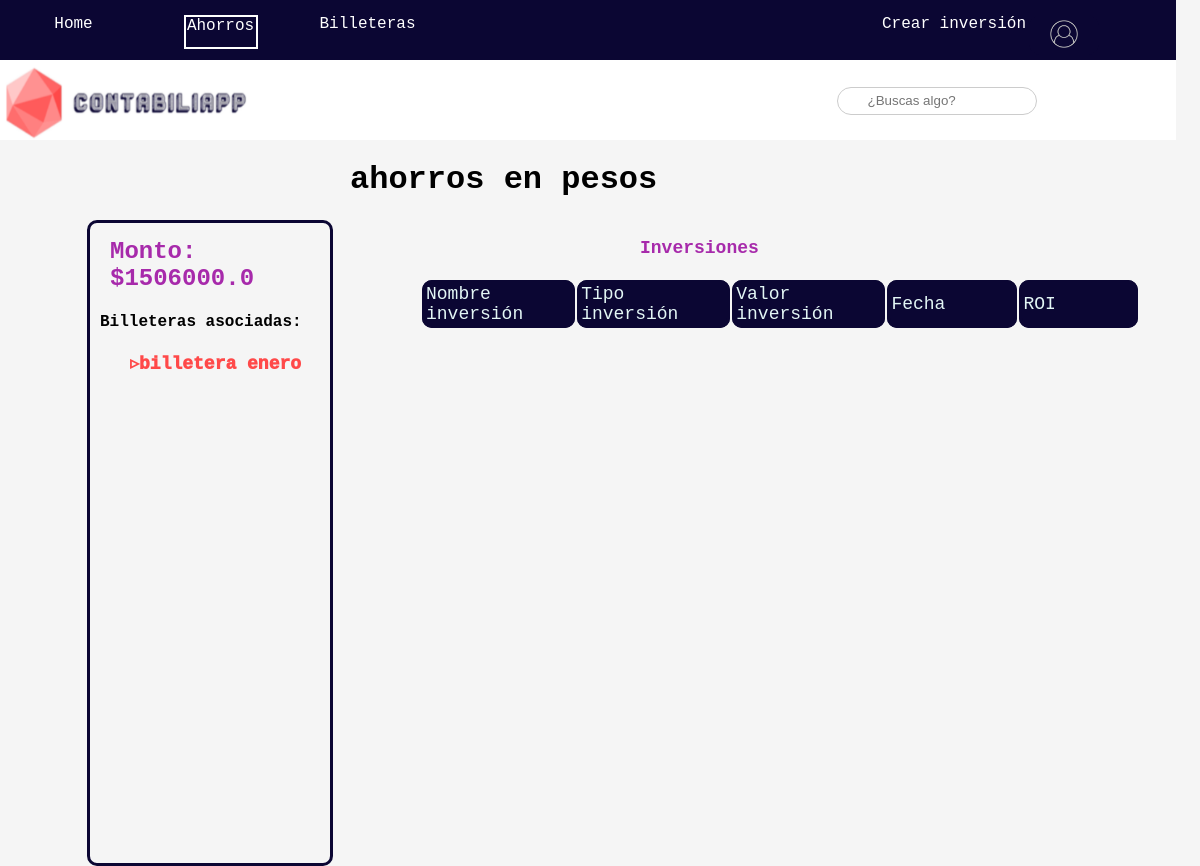
The app's page /ahorros/10 (signed in), older data.
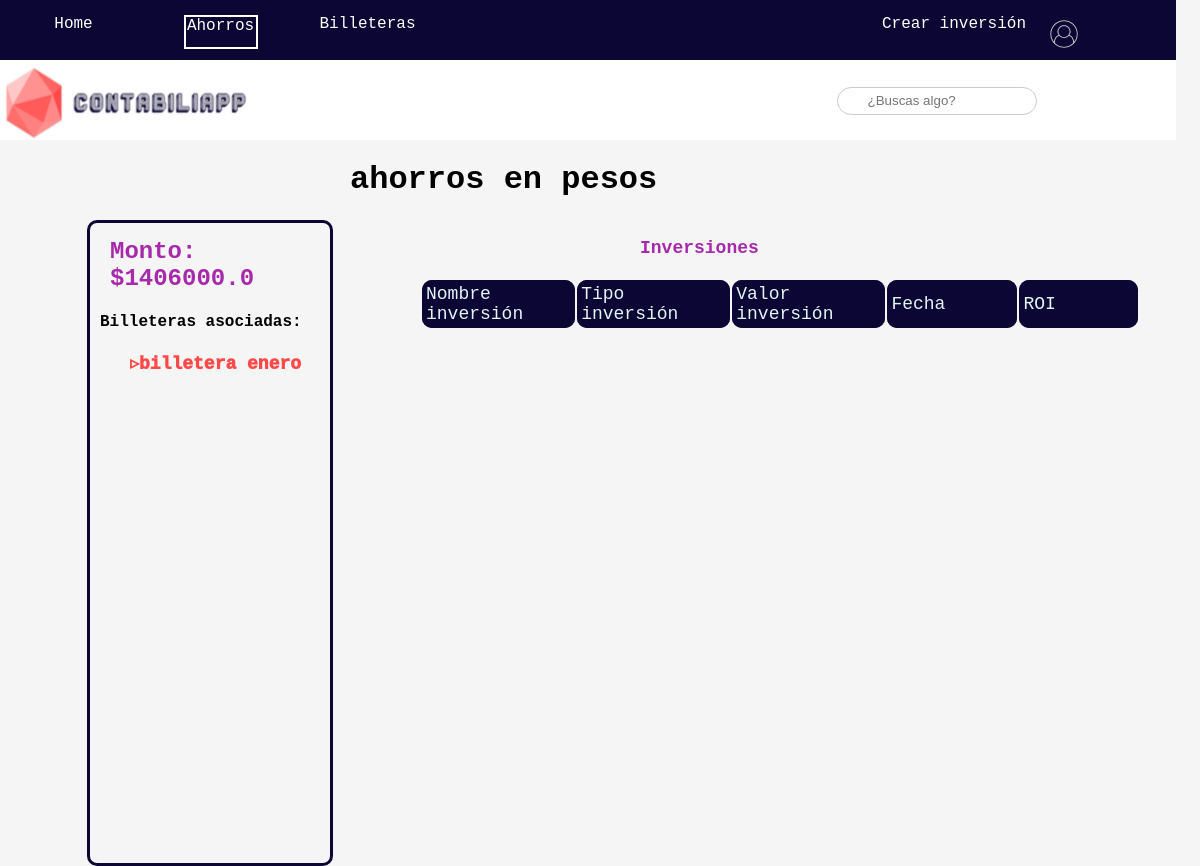
The same page, newer data.
### ahorros/models.py (models this page shows, shortened)
class Ahorro(models.Model):
    nombre_ahorro = models.CharField(max_length = 40)
    fecha_creacion = models.DateTimeField("date published")
    cantidad_dinero = models.FloatField(default = 0)
    usuario_id = models.ForeignKey(User,on_delete=models.CASCADE,default=usuario.pk)

### ahorros/views.py (the view)
# urls.py: path("<int:id_ahorro>",views.ahorro_actual, name="ahorro_actual"),
@login_required(login_url='/home/login')
def ahorro_actual(request,id_ahorro):
    ahorro = Ahorro.objects.get(pk=id_ahorro)
    billeteras_ahorro = Billetera.objects.filter(ahorro_id=id_ahorro)
    inversiones_ahorro = Inversion.objects.filter(ahorro_id=id_ahorro)
    return render(request,'ahorro_actual.html',{'ahorro':ahorro,'billeteras_ahorro':billeteras_ahorro,'inversiones_ahorro':inversiones_ahorro})

### ahorros/templates/ahorro_actual.html (shortened to what this page needs)
{% extends 'main/ahorros_main.html' %}
{% load static %}
{% block link %}<link rel="stylesheet" href= "{% static '/styles/estilos_ahorros.css' %}">{% endblock link %}
    {% block nav_items %}
    <li class="crear"><a href="/ahorros/{{ahorro.pk}}/crear_inversion">Crear inversión</a></li>
    {% endblock nav_items %}
    {% block content %}
    <h1 id="titulo_ahorro_actual">{{ahorro.nombre_ahorro}}</h1>
    <div id="contenido_ahorro_actual">
        <div id="contenedor_info_ahorro">
            <h2 id="monto">Monto: ${{ahorro.cantidad_dinero}}</h2>
            <h4 id="asociadas_subtitulo">Billeteras asociadas:</h4>
            {% if billeteras_ahorro %}
                <ul>
                    {% for billetera in billeteras_ahorro %}
                         <li id="contenedor_billetera_asociada"><a id="link_billetera_asociada" href="/billetera/{{billetera.pk}}">▹{{billetera.nombre_billetera}}</a></li>
                    {% endfor %}
                </ul>
            {% else %}
                <div id="contenedor_sin_billeteras">
                    <a href="/billetera/crear_billetera" id="sin_billeteras2">Sin billeteras. Créalas aquí...</a>
                </div>
            {% endif %}
        </div>
        <div id="contenedor_tabla_inversiones">
            <table>
                <tr id="contenedor_titulo_inversiones">
                    <p id="titulo_inversiones">Inversiones</p>
                </tr>
                <tr class="titulos_campos">
                    <td>Nombre inversión</td>
                    <td>Tipo inversión</td>
                    <td>Valor inversión</td>
                    <td>Fecha</td>
                    <td>ROI</td>
                </tr>
            </table>
        </div>
    </div>
    {% endblock content %}

Row changes from the older to the newer data that the page shows:
changed Ahorro "ahorros en pesos": cantidad_dinero "1506000.0" → "1406000.0"
